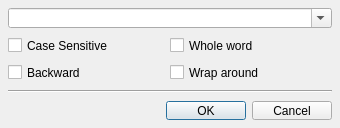
<?xml version="1.0" encoding="UTF-8"?>
<ui version="4.0">
 <class>FindTextDialog</class>
 <widget class="QDialog" name="FindTextDialog">
  <property name="geometry">
   <rect>
    <x>0</x>
    <y>0</y>
    <width>340</width>
    <height>128</height>
   </rect>
  </property>
  <property name="minimumSize">
   <size>
    <width>340</width>
    <height>128</height>
   </size>
  </property>
  <property name="windowTitle">
   <string>Dialog</string>
  </property>
  <layout class="QGridLayout" name="gridLayout">
   <property name="leftMargin">
    <number>8</number>
   </property>
   <property name="topMargin">
    <number>8</number>
   </property>
   <property name="rightMargin">
    <number>8</number>
   </property>
   <property name="bottomMargin">
    <number>8</number>
   </property>
   <property name="horizontalSpacing">
    <number>0</number>
   </property>
   <property name="verticalSpacing">
    <number>8</number>
   </property>
   <item row="2" column="1">
    <widget class="QCheckBox" name="wrapAroundCheckBox">
     <property name="text">
      <string>Wrap around</string>
     </property>
    </widget>
   </item>
   <item row="1" column="1">
    <widget class="QCheckBox" name="wholeWordCheckBox">
     <property name="text">
      <string>Whole word</string>
     </property>
    </widget>
   </item>
   <item row="5" column="0" colspan="2">
    <widget class="QDialogButtonBox" name="buttonBox">
     <property name="orientation">
      <enum>Qt::Horizontal</enum>
     </property>
     <property name="standardButtons">
      <set>QDialogButtonBox::Cancel|QDialogButtonBox::Ok</set>
     </property>
    </widget>
   </item>
   <item row="4" column="0" colspan="2">
    <widget class="Line" name="line">
     <property name="orientation">
      <enum>Qt::Horizontal</enum>
     </property>
    </widget>
   </item>
   <item row="2" column="0">
    <widget class="QCheckBox" name="backwardSearchCheckBox">
     <property name="text">
      <string>Backward</string>
     </property>
    </widget>
   </item>
   <item row="0" column="0" colspan="2">
    <widget class="QComboBox" name="findTextCombo">
     <property name="focusPolicy">
      <enum>Qt::StrongFocus</enum>
     </property>
     <property name="editable">
      <bool>true</bool>
     </property>
     <property name="insertPolicy">
      <enum>QComboBox::InsertAtTop</enum>
     </property>
    </widget>
   </item>
   <item row="1" column="0">
    <widget class="QCheckBox" name="caseSensitiveCheckBox">
     <property name="text">
      <string>Case Sensitive</string>
     </property>
    </widget>
   </item>
   <item row="3" column="0">
    <spacer name="verticalSpacer">
     <property name="orientation">
      <enum>Qt::Vertical</enum>
     </property>
     <property name="sizeHint" stdset="0">
      <size>
       <width>20</width>
       <height>40</height>
      </size>
     </property>
    </spacer>
   </item>
  </layout>
 </widget>
 <tabstops>
  <tabstop>findTextCombo</tabstop>
  <tabstop>caseSensitiveCheckBox</tabstop>
  <tabstop>wholeWordCheckBox</tabstop>
  <tabstop>backwardSearchCheckBox</tabstop>
  <tabstop>wrapAroundCheckBox</tabstop>
 </tabstops>
 <resources/>
 <connections>
  <connection>
   <sender>buttonBox</sender>
   <signal>accepted()</signal>
   <receiver>FindTextDialog</receiver>
   <slot>accept()</slot>
   <hints>
    <hint type="sourcelabel">
     <x>248</x>
     <y>254</y>
    </hint>
    <hint type="destinationlabel">
     <x>157</x>
     <y>274</y>
    </hint>
   </hints>
  </connection>
  <connection>
   <sender>buttonBox</sender>
   <signal>rejected()</signal>
   <receiver>FindTextDialog</receiver>
   <slot>reject()</slot>
   <hints>
    <hint type="sourcelabel">
     <x>316</x>
     <y>260</y>
    </hint>
    <hint type="destinationlabel">
     <x>286</x>
     <y>274</y>
    </hint>
   </hints>
  </connection>
 </connections>
</ui>
